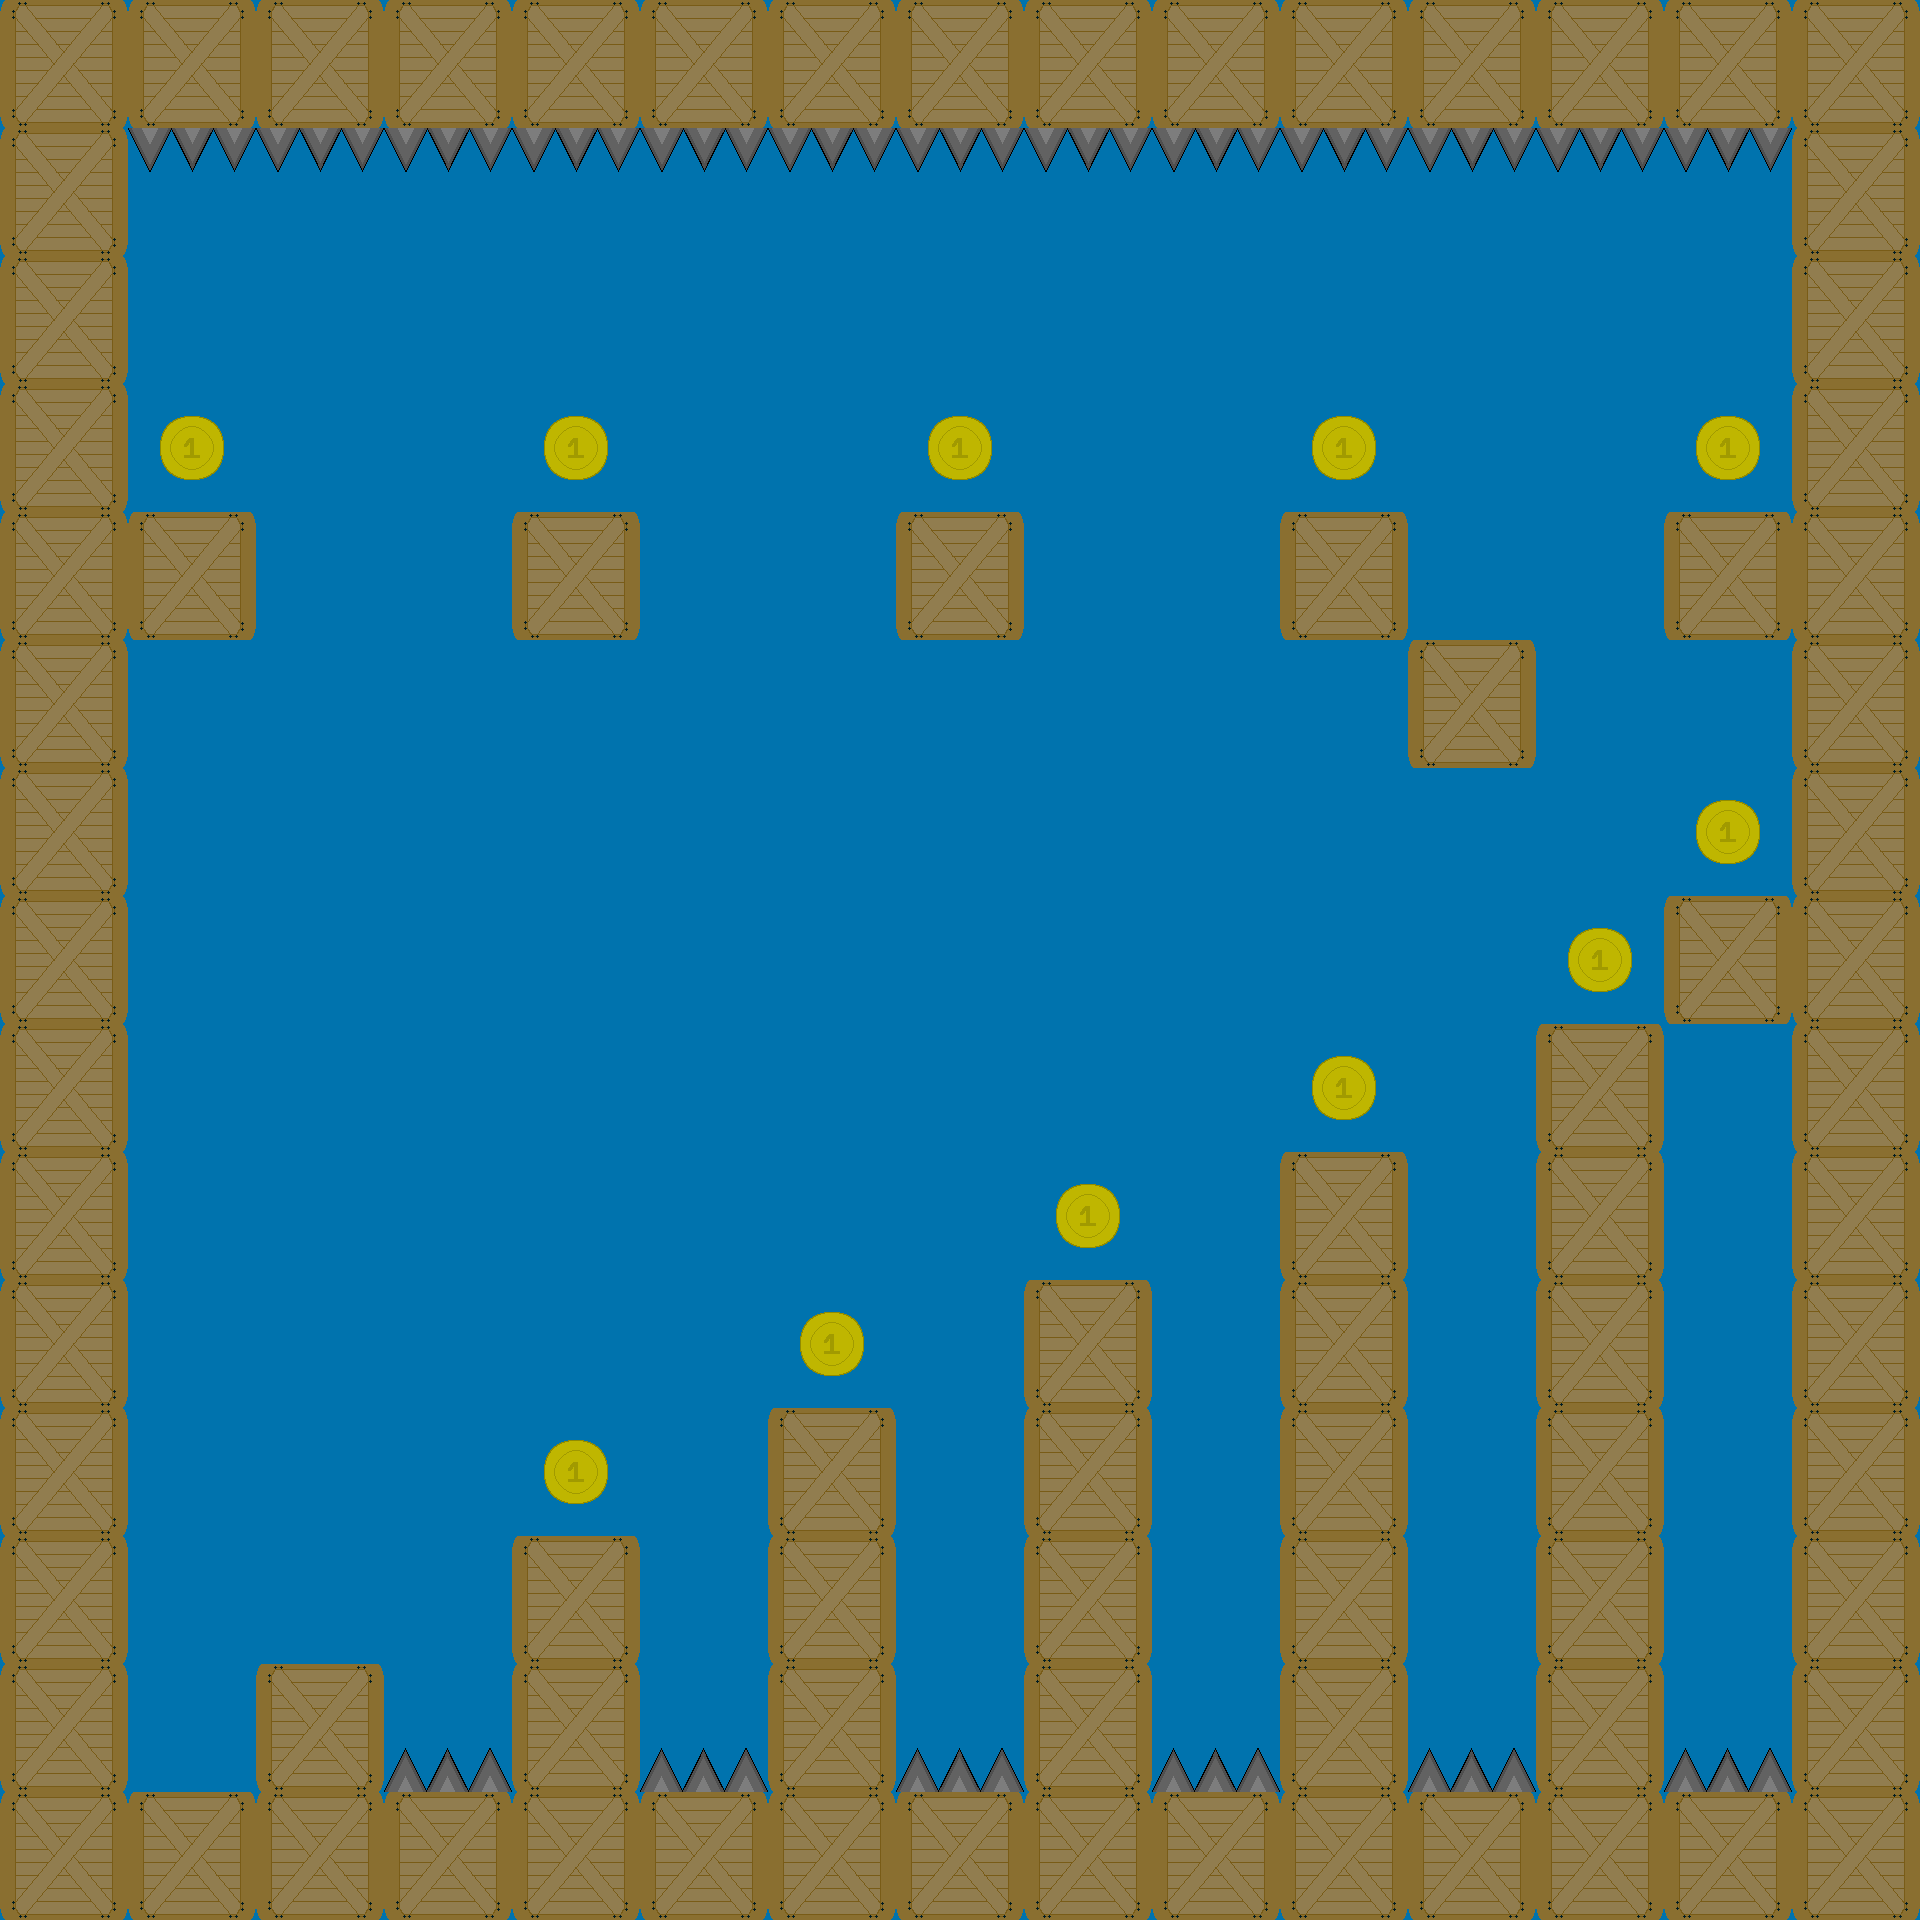

This game map was drawn from its Tiled (.tmx) file and the tilesets committed beside it. A one-line description and the trimmed map source follow:
An orthogonal 15x15 tile map with 128x128 px tiles, 3 tile layers (Platforms, Coins, Hazards).

<map version="1.4" tiledversion="1.4.3" orientation="orthogonal" renderorder="left-up" width="15" height="15" tilewidth="128" tileheight="128" infinite="0" backgroundcolor="#0073ae" nextlayerid="4" nextobjectid="1">
 <tileset firstgid="1" source="my_tiles.tsx" />
 <layer id="1" name="Platforms" width="15" height="15">
  <data>[225 cells, 84 non-empty, 1 distinct tile ids]</data>
 </layer>
 <layer id="2" name="Coins" width="15" height="15">
  <data>[225 cells, 11 non-empty, 1 distinct tile ids]</data>
 </layer>
 <layer id="3" name="Hazards" width="15" height="15">
  <data>[225 cells, 19 non-empty, 2 distinct tile ids]</data>
 </layer>
</map>
